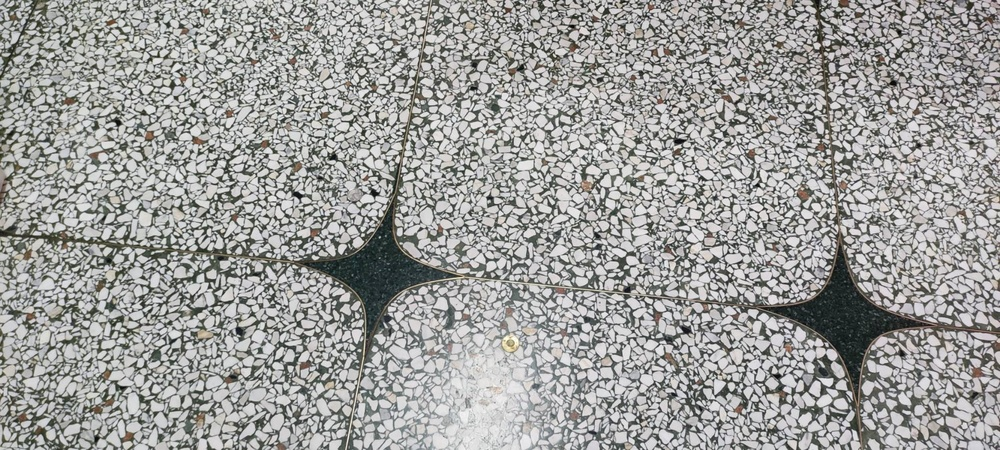
#> input picture 60385.jpg, 1000 x 450 px, shrunk from 1907 x 858 before the run
$ python test63.py
#> lines starting #> are read from the running program, lines starting #| are printed output that depends on the picture; after the words box and inside, x2 and y2 are one past the last pixel; in counts of white or black regions, pixels touching at a corner belong together
import cv2
import numpy as np
from matplotlib import pyplot as plt


def plot(img, n):
#> called with img = '60385.jpg', n = 1
    filename = img
    img = cv2.imread(filename)
#> img is the input picture: shape (450, 1000, 3); mean B, G, R 155.1, 157.3, 157.1
    gray = cv2.cvtColor(img, cv2.COLOR_BGR2GRAY)
    gray = np.float32(gray)
    # 输入图像必须是 float32，最后一个参数在 0.04 到 0.05 之间
    dst = cv2.cornerHarris(gray, 2, 3, 0.04)
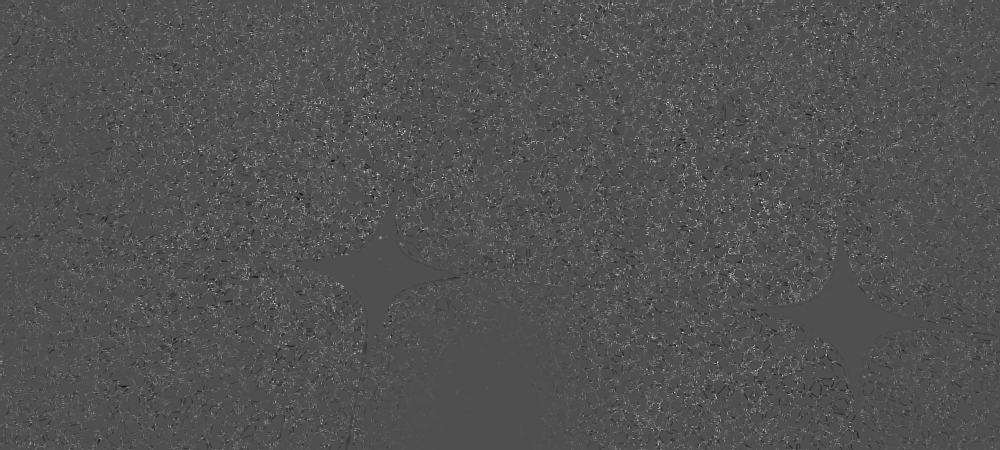
#> dst: shape (450, 1000) float32; min -31855660, max 70151824, mean 1252269.4; drawn with min black and max white
    # result is dilated for marking the corners, not important
    dst = cv2.dilate(dst, None)
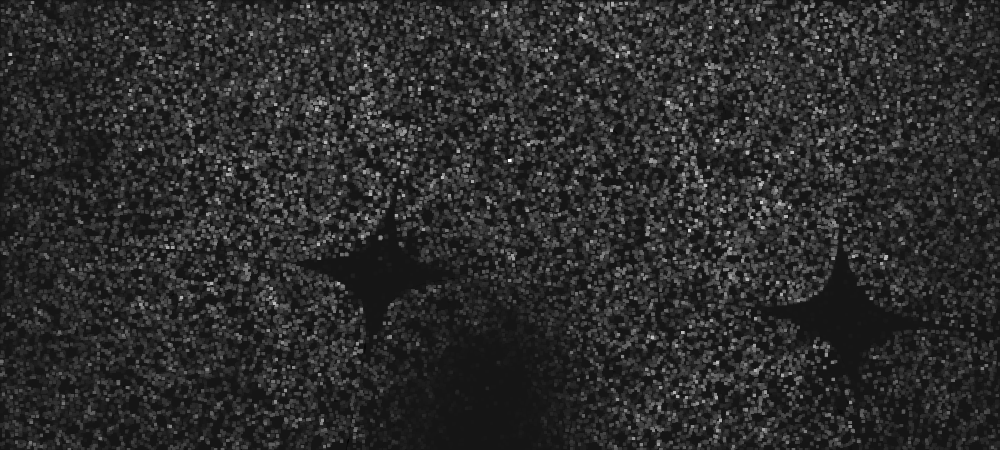
#> dst: shape (450, 1000) float32; min -6449658, max 70151824, mean 6795360.5; drawn with min black and max white
    # Threshold for an optimal value, it may vary depending on the image.
    img[dst > 0.005*dst.max()] = [255, 0, 0]
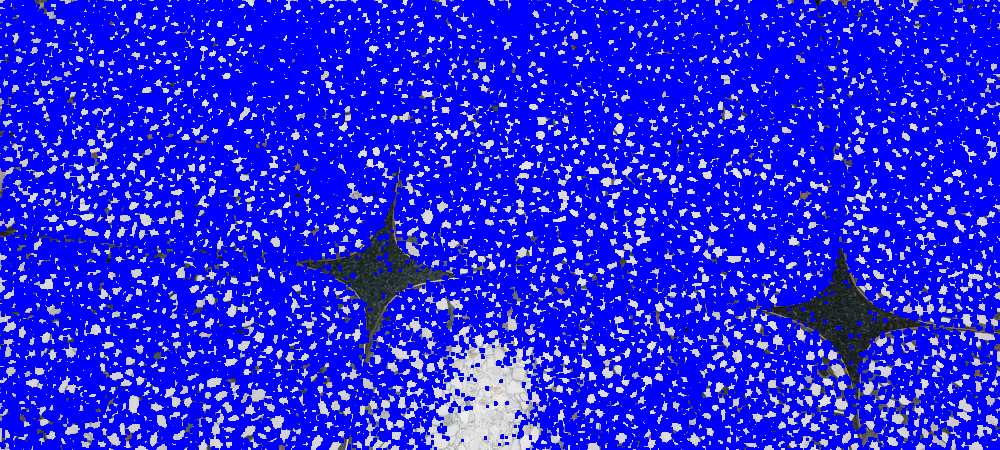
#> img: shape (450, 1000, 3); mean B, G, R 237, 38.3, 38.3
    plt.subplot(1, 3, n), plt.imshow(img, cmap='gray'),
    plt.title('dst'), plt.axis('off')


#plot('324.jpg', 1)
#plot('001.jpg', 2)
plot('60385.jpg', 1)
plt.show()

$ run again, with 324.jpg copied over 60385.jpg
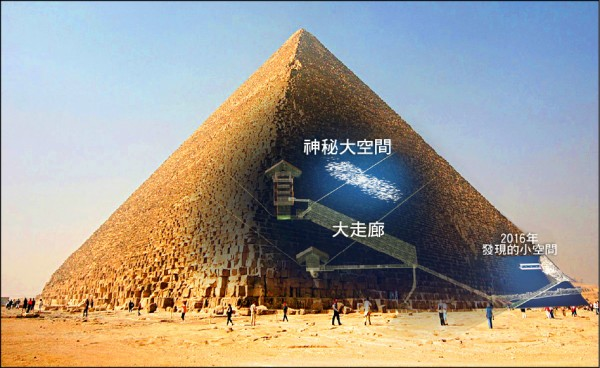
#> input picture 324.jpg, 600 x 368 px
#> in plot, img is the input picture: shape (368, 600, 3); mean B, G, R 144.6, 154.6, 160.6
#> in plot, `dst = cv2.dilate(dst, None)`:
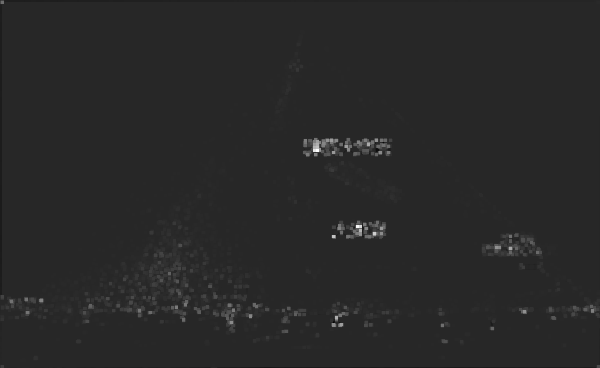
#> dst: shape (368, 600) float32; min -37508064, max 204159296, mean 1190883.8; drawn with min black and max white
#> in plot, `img[dst > 0.005*dst.max()] = [255, 0, 0]`:
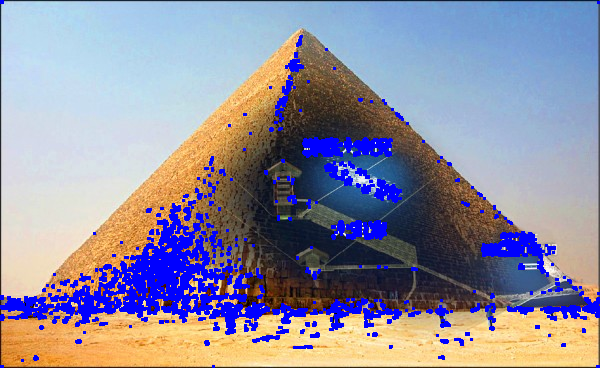
#> img: shape (368, 600, 3); 9.7% of pixels changed, all inside (x1, y1, x2, y2) = (0, 0, 600, 368)
